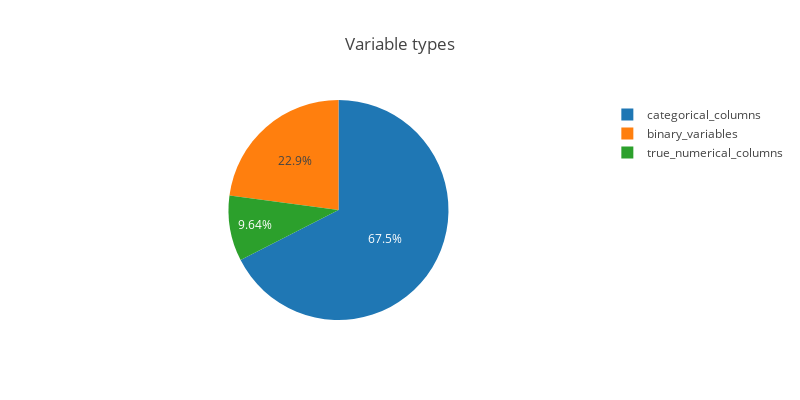

Write notebook code for a chart like this one.
### Code cell
variables = {
    'categorical_columns': len(categorical_columns),
    'binary_variables': len(binary_variables),
    'true_numerical_columns': len(true_numerical_columns)
}
pie_trace = go.Pie(labels=list(variables.keys()), values=list(variables.values()))
layout = dict(title= "Variable types", height=400, width=800)
fig = dict(data=[pie_trace], layout=layout)
iplot(fig)

### Figure 1 — Plotly figure (JSON) as saved in the notebook; plotly's stock layout.template omitted (floating-point values rounded to 4 significant figures)
{"data": [{"labels": ["categorical_columns", "binary_variables", "true_numerical_columns"], "type": "pie", "uid": "cb1df78b-c3a4-40db-8bdd-49beee33770d", "values": [56, 19, 8]}], "layout": {"height": 400, "title": "Variable types", "width": 800}}
